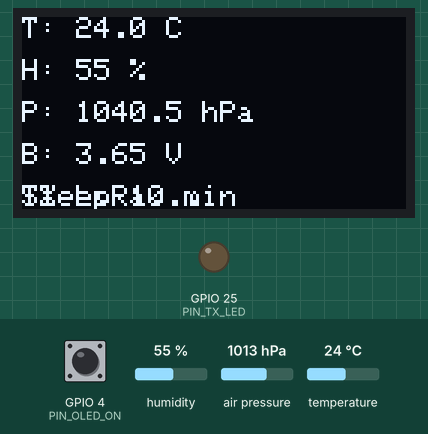
Simulated run of this sketch. Board: ESP32. Shown: 128×64 one-colour display, output pins drawn as LEDs (lit = HIGH). The inputs (shaded band) are chosen by the test bench; at power-on: GPIO 4 (PIN_OLED_ON) HIGH, humidity 55 %, air pressure 1013 hPa, temperature 24 °C. No radio packets arrive unless stated; what the sketch prints to the serial monitor is not drawn. At 0.7 s the program puts the board to deep sleep or switches it off; the recording ends there.

Above: at 0.56 s.
Timing chart, 0 to 0.7 s (numbered marks = the images above):
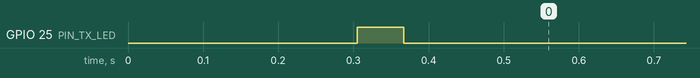

The sketch:

FetMet_light.ino
```cpp
 /*////////////////////////////////////////////////////////////////////////////////////////////
   _____ _____ _____     __  __ _____ _____
  |  ___| ____|_   _|   |  \/  | ____|_   _|
  | |_  |  _|   | |_____| |\/| |  _|   | |
  |  _| | |___  | |_____| |  | | |___  | |
  |_|   |_____| |_|     |_|  |_|_____| |_|  Metostanice LoRa verze mini – jen BME280 + baterie

*//////////////////////////////////////////////////////////////////////////////////////////////

#include <LoRa.h>
#include <Wire.h>
#include <Adafruit_BME280.h>
#include <Adafruit_SSD1306.h>
#include <esp_sleep.h>

// ==================== NASTAVENÍ ====================
const char* station = "OK1FET-73>APRS:!5006.91N/01436.53E_";
const char* note    = "test BME280";

#define VREF              3.6527f //nové VREF = 3.657 × (napeti 4.17 hw / napeti 4.34 mp ) ≈ 3.657 × 0.960 ≈ 3.513
#define ELEVATION         225    // výška sondy v metrech nad mořem
#define SLEEP_MINUTES     10

// Piny LilyGO T3
#define PIN_BATTERY       35
#define PIN_OLED_ON       4     //OLED ovládání podle jumperu na pinu
#define PIN_TX_LED        25    // integrovana na LiLYGO

#define LORA_SCK          5
#define LORA_MISO         19
#define LORA_MOSI         27
#define LORA_SS           18
#define LORA_RST          23
#define LORA_DIO0         26

// Debug jen když je OLED jumper otevřený (pin HIGH)
#define DebugPrint(x)      do { if (digitalRead(PIN_OLED_ON)==HIGH) Serial.print(x); } while(0)
#define DebugPrintln(x)    do { if (digitalRead(PIN_OLED_ON)==HIGH) Serial.println(x); } while(0)
#define DebugPrintf(...)   do { if (digitalRead(PIN_OLED_ON)==HIGH) Serial.printf(__VA_ARGS__); } while(0)

// ==================== OBJEKTY ====================
Adafruit_SSD1306 display(128, 64, &Wire, -1);
Adafruit_BME280 bme;

// ==================== LORA ====================
void setupLoRa() {
  SPI.begin(LORA_SCK, LORA_MISO, LORA_MOSI, LORA_SS);
  LoRa.setPins(LORA_SS, LORA_RST, LORA_DIO0);
  LoRa.setTxPower(17);

  if (!LoRa.begin(433775000)) {
    DebugPrintln("LoRa init selhalo");
    while (1) delay(1000);
  }

  LoRa.setSpreadingFactor(12);
  LoRa.setSignalBandwidth(125E3);
  LoRa.setCodingRate4(5);
  LoRa.enableCrc();
  DebugPrintln("LoRa OK");
}

// APRS bez větru/srážek, baterie v poznámce
void sendMsg(float batv, float tF, float pres_aprs, float hum, bool oledOn) {
  // LED svítí jen když je OLED režim aktivní
  digitalWrite(PIN_TX_LED, oledOn ? HIGH : LOW);

  char msg[160];
  char tempStr[6], humStr[4], presStr[8], batStr[16];

  snprintf(tempStr, sizeof(tempStr), "t%03d", (int)tF);
  snprintf(humStr,  sizeof(humStr),  "h%02d", ((int)hum >= 100) ? 0 : (int)hum);
  snprintf(presStr, sizeof(presStr), "b%05d", (int)pres_aprs);
  snprintf(batStr,  sizeof(batStr),  "BAT %.2f V", batv);

  snprintf(msg, sizeof(msg),
           "%s.../...g...%s%s%s %s %s",
           station, tempStr, humStr, presStr, batStr, note);

  LoRa.beginPacket();
  LoRa.write('<');
  LoRa.write(0xFF);
  LoRa.write(0x01);
  LoRa.print(msg);
  LoRa.endPacket();
  LoRa.sleep();

  DebugPrintln(msg);
  digitalWrite(PIN_TX_LED, LOW);
}

// ==================== SETUP ====================
void setup() {
  setCpuFrequencyMhz(40);
  gpio_deep_sleep_hold_dis();

  Serial.begin(115200);
  delay(200);

  pinMode(PIN_TX_LED, OUTPUT);
  digitalWrite(PIN_TX_LED, LOW);

  // HIGH = OLED zapnutý / debug
  // LOW  = OLED vypnutý (jumper / hold)
  pinMode(PIN_OLED_ON, INPUT_PULLUP);
  bool oledOn  = (digitalRead(PIN_OLED_ON) == HIGH);
  bool oledHold = !oledOn;

  DebugPrintln("\n=== FETMET mini BME280 ===");
  DebugPrintf("OLED: %s\n", oledOn ? "ON" : "OFF");

  // OLED init vždy, pak zapnout/vypnout podle pinu
  if (!display.begin(SSD1306_SWITCHCAPVCC, 0x3C)) {
    DebugPrintln("OLED nenalezen");
  }
  display.setRotation(2);
  display.setTextSize(1);
  display.setTextColor(SSD1306_WHITE);

  if (oledHold) {
    display.ssd1306_command(SSD1306_DISPLAYOFF);
  } else {
    display.ssd1306_command(SSD1306_DISPLAYON);
    display.clearDisplay();
    display.display();
  }

  // LoRa + BME
  setupLoRa();

  if (!bme.begin(0x76)) {
    DebugPrintln("BME280 nenalezen");
  }

  // Baterie
  float batv = (analogRead(PIN_BATTERY) / 4095.0f * VREF) / 0.5f;

  // BME280
  float tC = bme.readTemperature();
  float tF = tC * 1.8f + 32.0f;
  float p_station_hPa = bme.readPressure() / 100.0f;
  float p_sea_hPa = p_station_hPa / powf((1.0f - ELEVATION / 44330.0f), 5.255f);
  float pres_aprs = p_sea_hPa * 10.0f;   // APRS desetiny hPa
  float hum = bme.readHumidity();

  DebugPrintf("T=%.1f C | H=%.0f %% | P=%.1f hPa | BAT=%.2f V\n",
              tC, hum, p_sea_hPa, batv);

  // OLED výpis jen když není hold
  if (oledOn) {
    display.ssd1306_command(SSD1306_DISPLAYON);
    display.clearDisplay();
    display.setCursor(0, 0);
    display.printf("T: %.1f C", tC);
    display.setCursor(0, 14);
    display.printf("H: %.0f %%", hum);
    display.setCursor(0, 28);
    display.printf("P: %.1f hPa", p_sea_hPa);
    display.setCursor(0, 42);
    display.printf("B: %.2f V", batv);
    display.setCursor(0, 56);
    display.printf("TX LoRa...");
    display.display();
  }

  // Odeslání
  sendMsg(batv, tF, pres_aprs, hum, oledOn);

  if (oledOn) {
    display.setCursor(0, 56);
    display.printf("Sleep %d min   ", SLEEP_MINUTES);
    display.display();
    delay(300);
  }

  // Deep sleep
  DebugPrintf("Spánek %d minut\n", SLEEP_MINUTES);
  esp_sleep_enable_timer_wakeup((uint64_t)SLEEP_MINUTES * 60ULL * 1000000ULL);
  delay(50);
  esp_deep_sleep_start();
}

void loop() {}
```

Measured:
- by itself, GPIO 25 (PIN_TX_LED): LOW → HIGH at 0.31 s, → LOW 0.06 s later
